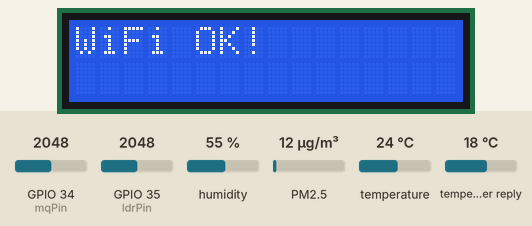
Simulated run of this program. Board: ESP32. On the bench: 16×2 character LCD. The inputs (shaded band) are chosen by the test bench; at power-on: PM2.5 12 µg/m³, humidity 55 %, GPIO 34 (mqPin) = 2048, GPIO 35 (ldrPin) = 2048, temperature 24 °C, temperature in the weather reply 18 °C. WiFi joins after 1.5 s; servers stay silent unless stated; the local clock reads 2024-03-15 10:24:30 at power-on unless the program sets it; storage starts empty; web services answer with replies made up by the test bench; what the program prints to the serial monitor is not drawn.

Above: at 1.6 s.
At 4.8 s:
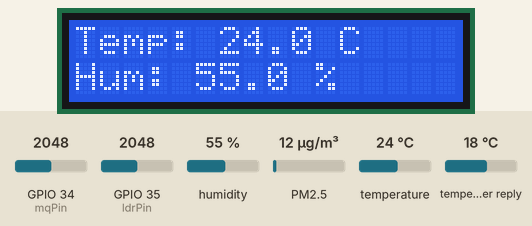
4.9 s: PM2.5 set to 6 µg/m³
At 8.3 s:
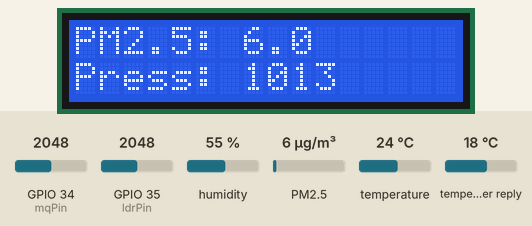
19.4 s: humidity set to 22 %
At 25.6 s:
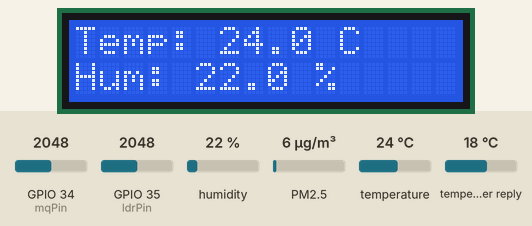
26.4 s: GPIO 34 (mqPin) set to 2866
At 32.4 s:
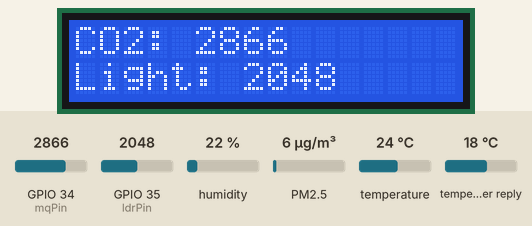
Timing chart, 0 to 33.9 s (numbered marks = the images above; inputs shaded):
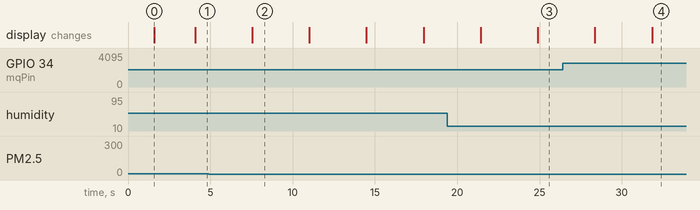

The program:

main.cpp
```cpp
#include <Arduino.h>
#include <WiFi.h>
#include <HTTPClient.h>
#include <ArduinoJson.h>
#include <LiquidCrystal_I2C.h>
#include <LittleFS.h>
#include <WebServer.h>
#include "DHT.h"
#include <time.h>
#include <ESPmDNS.h>

#define DHTPIN 4
#define DHTTYPE DHT11
DHT dht(DHTPIN, DHTTYPE);

int mqPin = 34;

int ldrPin = 35;

LiquidCrystal_I2C lcd(0x27, 16, 2);

const char* ssid = "Wifi name";
const char* password = "PassWord";

String apiKey = "API key";
String cityName = "Your City";

WebServer server(80);

float lastTemp, lastHum, lastPM25, lastPressure;
int lastCO2, lastLDR;
String lastTime, lastCity;
float lastLat, lastLon;

String httpGET(String url) {
    HTTPClient http;
    http.begin(url);
    int code = http.GET();
    if (code > 0) return http.getString();
    return "";
}

String getCurrentTime() {
    struct tm timeinfo;
    if (!getLocalTime(&timeinfo)) {
        return "Time Error";
    }

    char buf[40];
    strftime(buf, sizeof(buf), "%d-%m-%Y %H:%M:%S", &timeinfo);
    return String(buf);
}

String formatUnix(long u) {
    time_t raw = u + 19800;
    struct tm * ti = gmtime(&raw);

    char buf[40];
    strftime(buf, sizeof(buf), "%d-%m-%Y %H:%M:%S", ti);
    return String(buf);
}

void setup() {
    Serial.begin(115200);

    dht.begin();
    lcd.init();
    lcd.backlight();

    lcd.print("Connecting WiFi");

    WiFi.begin(ssid, password);
    while (WiFi.status() != WL_CONNECTED) {
        delay(300);
        Serial.print(".");
    }

    lcd.clear();
    lcd.print("WiFi OK!");

    configTime(19800, 0, "pool.ntp.org", "time.nist.gov");
    Serial.println("Syncing time with NTP...");
    delay(2000);

    if (!MDNS.begin("esp32")) {
        Serial.println("MDNS Failed");
    } else {
        Serial.println("MDNS OK: http://esp32.local/");
    }

    MDNS.addService("http", "tcp", 80);

    if (!LittleFS.begin(true)) {
        Serial.println("LittleFS Mount Failed");
    } else {
        Serial.println("LittleFS Mounted");
    }

    server.serveStatic("/", LittleFS, "/index.html");
    server.serveStatic("/style.css", LittleFS, "/style.css");

    server.on("/data", []() {
        String json = "{";
        json += "\"temp\":" + String(lastTemp) + ",";
        json += "\"hum\":" + String(lastHum) + ",";
        json += "\"pressure\":" + String(lastPressure) + ",";
        json += "\"pm25\":" + String(lastPM25) + ",";
        json += "\"co2\":" + String(lastCO2) + ",";
        json += "\"ldr\":" + String(lastLDR) + ",";
        json += "\"time\":\"" + lastTime + "\",";
        json += "\"city\":\"" + lastCity + "\",";
        json += "\"lat\":" + String(lastLat, 6) + ",";
        json += "\"lon\":" + String(lastLon, 6);
        json += "}";
        server.send(200, "application/json", json);
    });

    server.begin();
    Serial.println("Server started");

}

void loop() {

    float temp = dht.readTemperature();
    float hum = dht.readHumidity();
    int mqRaw = analogRead(mqPin);
    int ldrRaw = analogRead(ldrPin);

    String weatherURL =
        "http://api.openweathermap.org/data/2.5/weather?q=" + cityName +
        "&appid=" + apiKey + "&units=metric";

    String weatherPayload = httpGET(weatherURL);

    float pressure = 0;
    float lat_dynamic = 0;
    float lon_dynamic = 0;
    long unixTime = 0;
    String city = "";

    if (weatherPayload.length() > 20) {
        JsonDocument doc;
        doc.clear();
        deserializeJson(doc, weatherPayload);

        pressure = doc["main"]["pressure"];
        unixTime = doc["dt"];
        city = doc["name"].as<String>();

        lat_dynamic = doc["coord"]["lat"];
        lon_dynamic = doc["coord"]["lon"];
    }

    String pmURL =
        "http://api.openweathermap.org/data/2.5/air_pollution?lat=" +
        String(lat_dynamic) + "&lon=" + String(lon_dynamic) +
        "&appid=" + apiKey;

    String pmPayload = httpGET(pmURL);

    float pm25 = 0;

    if (pmPayload.length() > 20) {
        DynamicJsonDocument doc(2048);
        deserializeJson(doc, pmPayload);

        pm25 = doc["list"][0]["components"]["pm2_5"];
    }

    String formattedTime = getCurrentTime();

    lastTemp = temp;
    lastHum = hum;
    lastPressure = pressure;
    lastPM25 = pm25;
    lastCO2 = mqRaw;
    lastLDR = ldrRaw;
    lastTime = formattedTime;
    lastCity = city;
    lastLat = lat_dynamic;
    lastLon = lon_dynamic;

    Serial.println("========== SENSOR READINGS ==========");
    Serial.print("City: ");
    Serial.println(city);

    Serial.print("Coordinates: ");
    Serial.print(lat_dynamic, 6);
    Serial.print(", ");
    Serial.println(lon_dynamic, 6);

    Serial.print("Temperature: ");
    Serial.print(temp);
    Serial.println(" °C");

    Serial.print("Humidity: ");
    Serial.print(hum);
    Serial.println(" %");

    Serial.print("Pressure: ");
    Serial.print(pressure);
    Serial.println(" hPa");

    Serial.print("PM2.5: ");
    Serial.print(pm25);
    Serial.println(" μg/m³");

    Serial.print("CO2 (MQ135 Raw): ");
    Serial.println(mqRaw);

    Serial.print("Light Intensity (LDR): ");
    Serial.println(ldrRaw);

    Serial.print("Time: ");
    Serial.println(formattedTime);
    Serial.println("=====================================\n");

    static int displayState = 0;

    lcd.clear();

    if (displayState == 0) {
        lcd.setCursor(0, 0);
        lcd.print("Temp: ");
        lcd.print(temp, 1);
        lcd.print(" C");

        lcd.setCursor(0, 1);
        lcd.print("Hum: ");
        lcd.print(hum, 1);
        lcd.print(" %");
    }
    else if (displayState == 1) {
        lcd.setCursor(0, 0);
        lcd.print("PM2.5: ");
        lcd.print(pm25, 1);

        lcd.setCursor(0, 1);
        lcd.print("Press: ");
        lcd.print(pressure, 0);
    }
    else if (displayState == 2) {
        lcd.setCursor(0, 0);
        lcd.print("CO2: ");
        lcd.print(mqRaw);

        lcd.setCursor(0, 1);
        lcd.print("Light: ");
        lcd.print(ldrRaw);
    }
    else if (displayState == 3) {
        lcd.setCursor(0, 0);
        lcd.print("Location:");

        lcd.setCursor(0, 1);
        lcd.print(city);
    }
    else if (displayState == 4) {
        lcd.setCursor(0, 0);
        lcd.print("Lat: ");
        lcd.print(lat_dynamic, 4);

        lcd.setCursor(0, 1);
        lcd.print("Lon: ");
        lcd.print(lon_dynamic, 4);
    }
    else if (displayState == 5) {
        lcd.setCursor(0, 0);
        lcd.print("Time (IST):");

        lcd.setCursor(0, 1);
        struct tm timeinfo;
        if (getLocalTime(&timeinfo)) {
            char timeBuf[20];
            strftime(timeBuf, sizeof(timeBuf), "%H:%M:%S", &timeinfo);
            lcd.print(timeBuf);
        } else {
            lcd.print("Syncing...");
        }
    }

    displayState = (displayState + 1) % 6;

    server.handleClient();

    delay(3000);
}
```

Measured:
- what the display in image 0 shows lasts 2.5 s, from 1.6 s to 4.1 s
- what the display in image 2 shows lasts 3.4 s, from 7.6 s to 11.0 s
